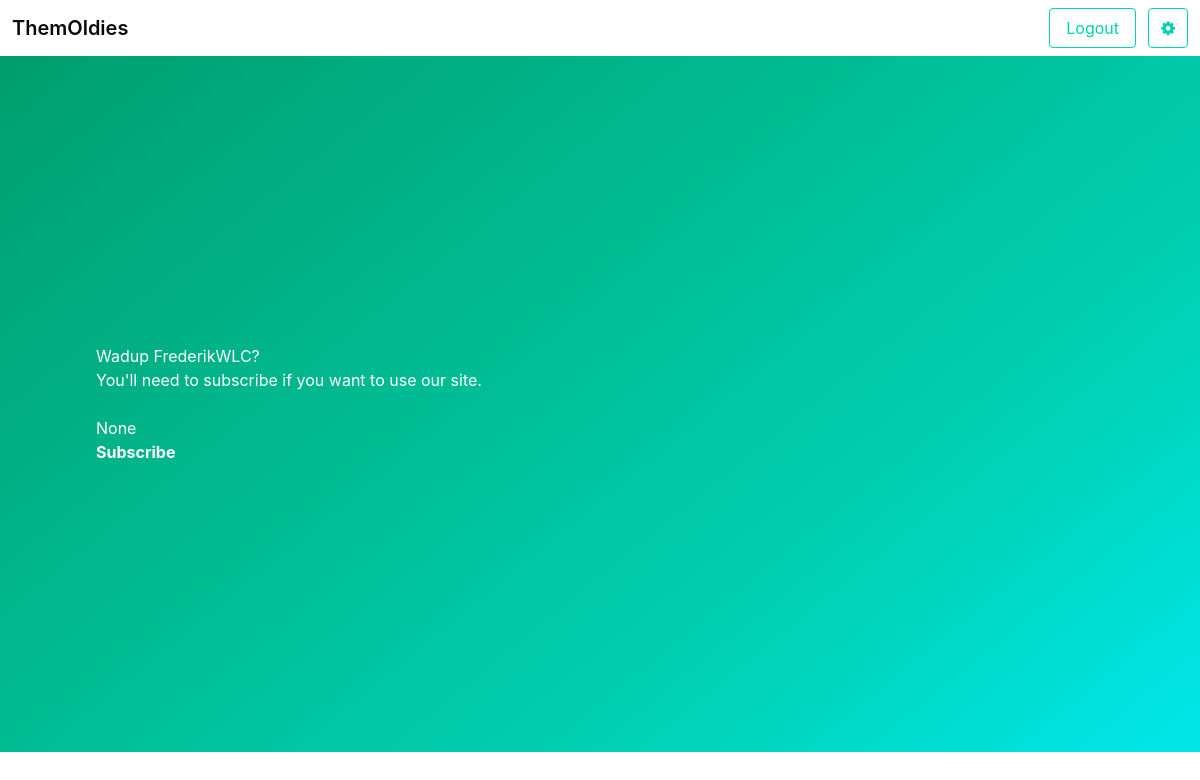
The page /home (signed in) on the database as committed earlier.
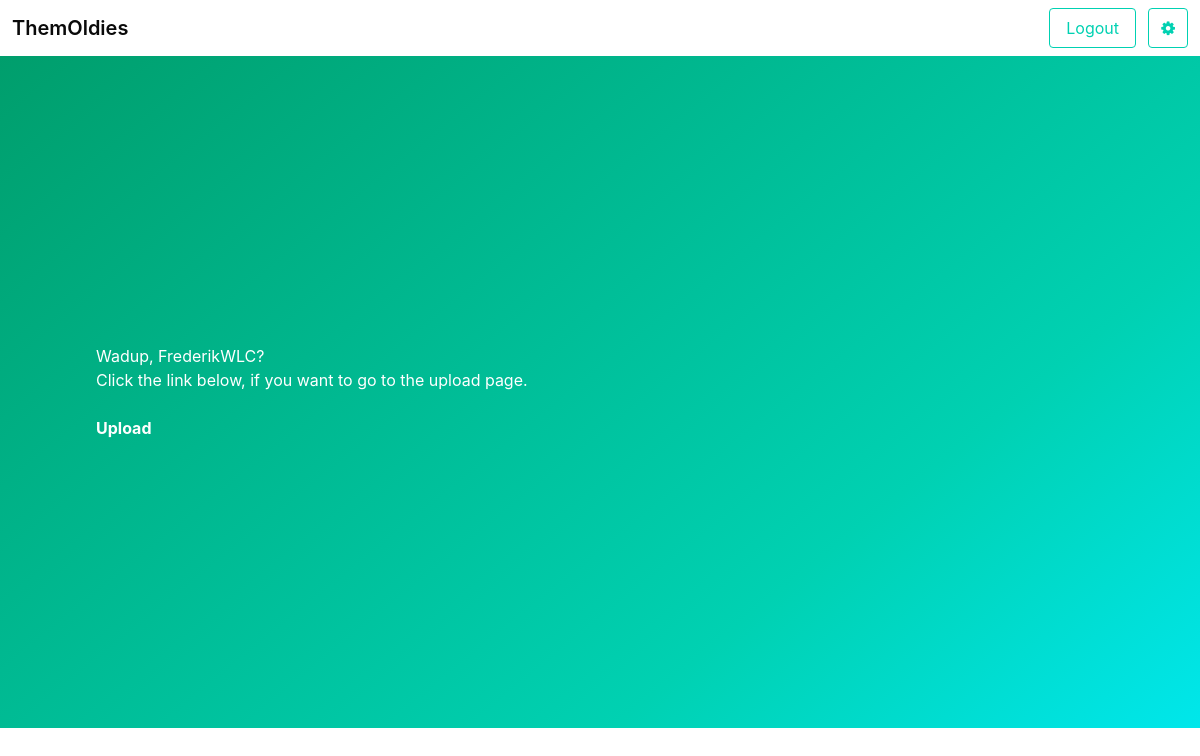
The same page on the database as committed later.
### app/models.py (models this page shows, shortened)
class User(UserMixin, db.Model):
    id = db.Column(db.Integer, primary_key=True)
    username = db.Column(db.String(64), index=True, unique=True)
    email = db.Column(db.String(120), index=True)
    password_hash = db.Column(db.String(128))
    is_subscribed = db.Column(db.Boolean(False))
    subscription_id = db.Column(db.String(128))
    session_id = db.Column(db.String(128))

### app/routes.py (the view)
@app.route("/")
@app.route("/main")
@app.route('/home', methods=['GET', 'POST'])
def home():
    return render_template("home.html")

### app/models.py (called while the page is built)
@login.user_loader
def load_user(id):
    return User.query.get(int(id))

### app/templates/home.html (shortened to what this page needs)
{% extends "base.html" %}
{% block body %}
{% include "navbar.html" %}
<section class="hero is-primary is-bold is-large">
	<div class="hero-body">
{% if current_user.is_authenticated %}
{% if current_user.is_subscribed %}
	<h2> Wadup, {{current_user.username}}? </h2>
	<h3> Click the link below, if you want to go to the upload page. </h3>
	<br>
	<a href="/upload"><h3><b>Upload</b></h3></a>
{% else %}
  <h2>Wadup {{current_user.username}}?<h2>
  	<h3> You'll need to subscribe if you want to use our site. </h3><br>
  	{{current_user.is_subscribed}}
  	<a href="/subscribe"><h3><b>Subscribe</b></h3></a>
{% endif %}
{% else %}
	<h1><b> Hey there. </b></h1>
	<h3> You'll need to register as a user and get a subscription if you want to use our site. </h3>
	<br>
	<a href="/register"><h3><b>Register</b></h3></a>
{% endif %}
  </div>
</section>
{% endblock %}

### app/templates/base.html (shortened to what this page needs)
<!DOCTYPE html>
<html lang="en">
  <head>
    <link rel="stylesheet" href="https://cdnjs.cloudflare.com/ajax/libs/bulma/0.6.2/css/bulma.min.css">
    <link rel="stylesheet" href="https://cdnjs.cloudflare.com/ajax/libs/font-awesome/4.7.0/css/font-awesome.min.css">
    <link rel="stylesheet" href="../static/css/style.css">
  </head>
  <body>
    {% block body %}{% endblock %}
      </body>
</html>

### app/templates/navbar.html (shortened to what this page needs)
<section class="hero is-white">
  <nav class="navbar is-transparent">
    <div class="navbar-brand">
      <a class="navbar-item" href="/">
        <h6 href="/" class="subtitle"><strong>ThemOldies</strong></h6>
      </a>
    </div>
    <div id="navbar-menu-id" class="navbar-menu">
      <div class="navbar-end">
        <div class="navbar-item">
          <div class="field is-grouped">
            <p class="control">
              <a href="/logout" class="button is-primary is-outlined">
                <span>Logout</span>
              </a>
            </p>
            <p class="control">
              <a href="/settings" class="button is-primary is-outlined">
                <span id="cog" class="icon">
                  <i class="fa fa fa-cog"></i>
                </span>
              </a>
            </p>
          </div>
        </div>
      </div>
    </div>
  </nav>
</section>

Rows that differ between the two databases and show on the page:
changed User "FrederikWLC": is_subscribed "None" → (not shown)
Other text that changed with them:
text no longer shown: "Wadup You'll need to subscribe if you want to use our site. Subscribe"
text now shown: "Wadup, Click the link below, if you want to go to the upload page. Upload"
